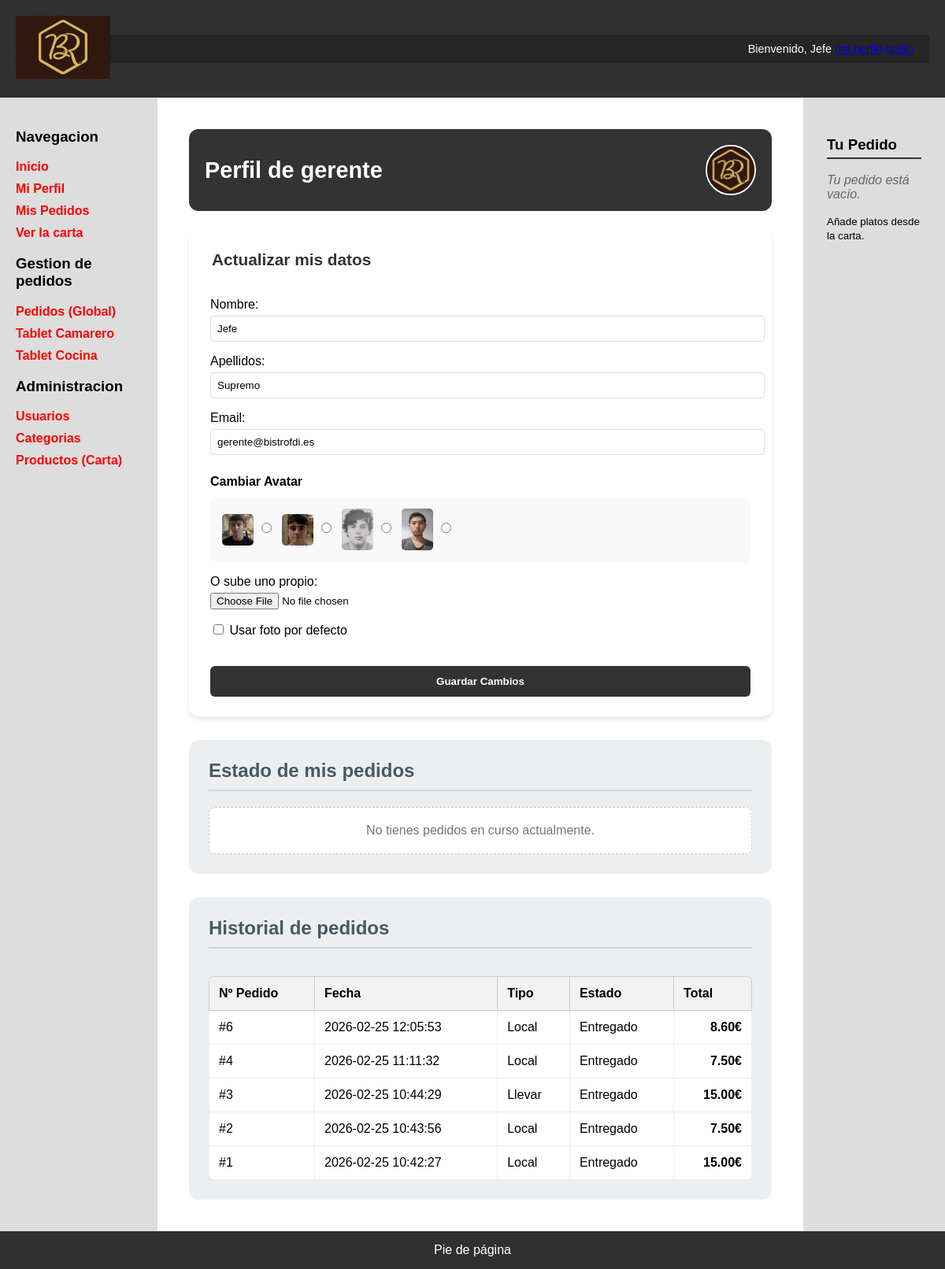
The app's page /perfil.php (signed in) with its own data.
### tables this page shows
CREATE TABLE `usuarios` (
  `id` int(11) NOT NULL,
  `nombreUsuario` varchar(30) NOT NULL,
  `password` varchar(70) NOT NULL,
  `avatar` varchar(255) DEFAULT 'default.png',
  `nombre` varchar(50) NOT NULL,
  `apellidos` varchar(100) NOT NULL,
  `email` varchar(100) NOT NULL,
  `rol` int(11) NOT NULL DEFAULT 1
);

CREATE TABLE `pedidos` (
  `id` int(11) NOT NULL,
  `id_usuario` int(11) NOT NULL,
  `numero_pedido` int(11) NOT NULL,
  `fecha` datetime DEFAULT current_timestamp(),
  `estado` enum('Recibido','En preparación','Cocinando','Listo cocina','Terminado','Entregado','Cancelado') NOT NULL DEFAULT 'Recibido',
  `tipo` enum('Local','Llevar') NOT NULL,
  `total` decimal(10,2) NOT NULL DEFAULT 0.00
);

### perfil.php (the view, shortened to what this page needs)
<?php
$conn = Aplicacion::getInstance()->getConexionBd();
$u = $conn->real_escape_string($_SESSION['nombreUsuario']);
$query = "SELECT * FROM usuarios WHERE nombreUsuario = '$u'";
$rs = $conn->query($query);
$datos = $rs->fetch_assoc();
$estilosExtra = ['perfil.css'];
$idUsuario = $datos['id'];
$estadosSeguimiento = "'En preparacion', 'Cocinando', 'Listo cocina', 'Terminado'";
$queryActivos = "SELECT * FROM pedidos WHERE id_usuario = $idUsuario AND estado IN ($estadosSeguimiento) ORDER BY fecha DESC";
$rsActivos = $conn->query($queryActivos);
$htmlActivos = "";
if ($rsActivos && $rsActivos->num_rows > 0) {
    while ($ped = $rsActivos->fetch_assoc()) {
        $htmlActivos .= "
        <div class='perfil-pedido-activo'>
            <div class='perfil-pedido-activo-header'>
                <strong class='perfil-pedido-activo-titulo'>Pedido #{$ped['numero_pedido']}</strong>
                <span class='perfil-pedido-activo-estado'>{$ped['estado']}</span>
            </div>
            <div class='perfil-pedido-activo-detalle'>
                <p><strong>Fecha:</strong> {$ped['fecha']}</p>
                <p><strong>Tipo:</strong> {$ped['tipo']}</p>
                <p class='perfil-pedido-activo-total'><strong>Total: " . number_format($ped['total'], 2) . "€</strong></p>
            </div>
        </div>";
    }
} else {
    $htmlActivos = "<div class='perfil-pedido-activo-vacio'>No tienes pedidos en curso actualmente.</div>";
}
$queryHistorial = "SELECT * FROM pedidos WHERE id_usuario = $idUsuario ORDER BY fecha DESC";
$rsHistorial = $conn->query($queryHistorial);
$htmlHistorial = "<table class='perfil-historial-tabla'>
    <thead class='perfil-historial-thead'>
        <tr>
            <th class='perfil-historial-th'>Nº Pedido</th>
            <th class='perfil-historial-th'>Fecha</th>
            <th class='perfil-historial-th'>Tipo</th>
            <th class='perfil-historial-th'>Estado</th>
            <th class='perfil-historial-th'>Total</th>
        </tr>
    </thead>
    <tbody>";
if ($rsHistorial && $rsHistorial->num_rows > 0) {
    while ($ped = $rsHistorial->fetch_assoc()) {
        $htmlHistorial .= "
        <tr class='perfil-historial-row'>
            <td class='perfil-historial-cell'>#{$ped['numero_pedido']}</td>
            <td class='perfil-historial-cell'>{$ped['fecha']}</td>
            <td class='perfil-historial-cell'>{$ped['tipo']}</td>
            <td class='perfil-historial-cell'>{$ped['estado']}</td>
            <td class='perfil-historial-cell perfil-historial-cell--total'>".number_format($ped['total'], 2)."€</td>
        </tr>";
    }
} else {
    $htmlHistorial .= "<tr><td colspan='5' class='perfil-historial-vacio'>No hay historial de pedidos.</td></tr>";
}
$htmlHistorial .= "</tbody></table>";
$avatares = ['alvar.jpg', 'ethan.jpg', 'yago.jpg', 'zhirun.jpg'];
$htmlAvatares = "";
foreach($avatares as $av) {
    $checked = ($datos['avatar'] == $av) ? "checked" : "";
    $htmlAvatares .= "<label class='perfil-avatar-opcion'><img src='img/avatares/$av'><input type='radio' name='avatar_pre' value='$av' $checked></label>";
}
$contenidoPrincipal = <<<EOS
    <div class="perfil-header">
        <h1 class="perfil-header-title">Perfil de {$datos['nombreUsuario']}</h1>
        <img src="img/avatares/{$datos['avatar']}" class="perfil-header-avatar">
    </div>
    <div class="perfil-layout">
        <div class="perfil-form-wrapper">
            <form action="procesarPerfil.php" method="POST" enctype="multipart/form-data">
                <fieldset class="perfil-fieldset">
                    <legend class="perfil-legend">Actualizar mis datos</legend>
                    <p>Nombre:<br><input type="text" name="nombre" value="{$datos['nombre']}" class="perfil-input-text"></p>
                    <p>Apellidos:<br><input type="text" name="apellidos" value="{$datos['apellidos']}" class="perfil-input-text"></p>
                    <p>Email:<br><input type="email" name="email" value="{$datos['email']}" class="perfil-input-text"></p>
                    <h4 class="perfil-avatar-title">Cambiar Avatar</h4>
                    <div class="perfil-avatar-box">$htmlAvatares</div>
                    <p>O sube uno propio:<br><input type="file" name="nueva_foto" class="perfil-file-input"></p>
                    <p class="perfil-checkbox"><input type="checkbox" name="borrar_foto"> Usar foto por defecto</p>
                    <button type="submit" name="actualizar" class="perfil-submit">Guardar Cambios</button>
                </fieldset>
            </form>
        </div>
        <div class="perfil-panels">
            <div class="perfil-panel">
                <h2 class="perfil-panel-title">Estado de mis pedidos</h2>
                <div>$htmlActivos</div>
            </div>
            <div class="perfil-panel">
                <h2 class="perfil-panel-title">Historial de pedidos</h2>
                <div class="perfil-historial-wrapper">$htmlHistorial</div>
            </div>
        </div>
    </div>
EOS;
require 'includes/vistas/plantillas/plantilla.php';

### includes/vistas/plantillas/plantilla.php (shortened to what this page needs)
<!DOCTYPE html>
<html lang="es">
	<head>
		<link rel="stylesheet" type="text/css" href="css/estilo.css?v=1.1">
		<?php
            if (isset($estilosExtra)) {
                foreach ($estilosExtra as $estilo) {
                    echo '<link rel="stylesheet" type="text/css" href="css/' . htmlspecialchars($estilo, ENT_QUOTES, 'UTF-8') . '" />';
                }
            }
		?>
	</head>
	<body>
		<div id="contenedor">
		<?php
			require('includes/vistas/comun/cabecera.php');
			require('includes/vistas/comun/sideBarIzq.php');
		?>
			<main>
				<article>
					<?= $contenidoPrincipal ?>
				</article>
			</main>
		<?php
			require('includes/vistas/comun/sidebarDer.php');
			require('includes/vistas/comun/pie.php');
		?>
		</div>
	</body>
</html>

### includes/vistas/comun/cabecera.php
<?php
function mostrarSaludo() {
    if (isset($_SESSION['login']) && ($_SESSION['login']===true)) {
        return "Bienvenido, {$_SESSION['nombre']}
                <a href='perfil.php'>(mi perfil)</a>
                <a href='logout.php'>(salir)</a>";
    } else {
        return "Usuario desconocido. <a href='login.php'>Login</a> <a href='registro.php'>Registro</a>";
    }
}
?>
<header>
	<a href="index.php" id="logo-enlace">
		<img src="img/Logo.png" alt="Ir al inicio" id="logo-cabecera" height="100">
	</a>
	<div class="saludo"><?= mostrarSaludo(); ?></div>
</header>

### includes/vistas/comun/sideBarIzq.php
<nav id="sidebarIzq">
    <h3>Navegacion</h3>
    <ul>
        <li><a href="index.php">Inicio</a></li>
        <?php if (isset($_SESSION['login']) && $_SESSION['login'] === true): ?>
            <li><a href="perfil.php">Mi Perfil</a></li>
            <li><a href="mis_pedidos.php">Mis Pedidos</a></li>
        <?php endif; ?>
        <li><a href="carta.php">Ver la carta</a></li>
    </ul>
    <?php
        $esAdmin = isset($_SESSION['esAdmin']) ? $_SESSION['esAdmin'] : false;
        $esCamarero = isset($_SESSION['esCamarero']) ? $_SESSION['esCamarero'] : false;
        $esCocinero = isset($_SESSION['esCocinero']) ? $_SESSION['esCocinero'] : false;
        $esPersonal = $esAdmin || $esCamarero || $esCocinero;
    ?>
    <?php if ($esPersonal): ?>
        <h3>Gestion de pedidos</h3>
        <ul>
            <li><a href="gestion_pedidos.php">Pedidos (Global)</a></li>
            <?php if ($esCamarero || $esAdmin): ?>
                <li><a href="tablet_camarero.php">Tablet Camarero</a></li>
            <?php endif; ?>
            <?php if ($esCocinero || $esAdmin): ?>
                <li><a href="tablet_cocina.php">Tablet Cocina</a></li>
            <?php endif; ?>
        </ul>
    <?php endif; ?>
    <?php if ($esAdmin): ?>
        <h3>Administracion</h3>
        <ul>
            <li><a href="admin_usuarios.php">Usuarios</a></li>
            <li><a href="admin_categorias.php">Categorias</a></li>
            <li><a href="admin_productos.php">Productos (Carta)</a></li>
        </ul>
    <?php endif; ?>
</nav>

### includes/vistas/comun/sideBarDer.php
<aside id="sidebarDer">
	<div id="mini-carrito">
    <h3 class="mini-carrito-titulo">Tu Pedido</h3>
    <?php
    if (isset($_SESSION['carrito']) && count($_SESSION['carrito']) > 0) {
        $totalArticulos = array_sum($_SESSION['carrito']);
        echo "<p>Tienes <strong>$totalArticulos</strong> artículos.</p>";
        echo '<a href="carrito.php" class="mini-carrito-boton">';
        echo 'Revisar y Pagar';
        echo '</a>';
        echo '<form action="procesar_carrito.php" method="POST" class="mini-carrito-form">';
        echo '<input type="hidden" name="accion" value="vaciar">';
        echo '<button type="submit" class="mini-carrito-vaciar">Vaciar carrito</button>';
        echo '</form>';
    } else {
        echo "<p class='mini-carrito-vacio'>Tu pedido está vacío.</p>";
        echo "<p><small>Añade platos desde la carta.</small></p>";
    }
    ?>
</div>
</aside>

### includes/vistas/comun/pie.php
<footer>
	Pie de página
</footer>

### CSS/estilo.css (style rules this page uses)
body { background-color: #CDCDCD; margin: 0; font-family: Arial, sans-serif; }
div#contenedor { width: 100%; max-width: 100%; margin: 0; display: flex; flex-wrap: wrap; background-color: #303030; }
header { width: 100%; padding: 20px; background-color: #303030; color: white; display: flex; justify-content: space-between; align-items: center; box-sizing: border-box; }
header img { height: 80px; }
div.saludo { width: 100%; text-align: right; padding: 10px 20px; background-color: #252525; color: white; font-size: 0.9em; box-sizing: border-box; }
nav { width: 200px; padding: 20px; background-color: #dddddd; box-sizing: border-box; flex-shrink: 0; }
main { flex: 1; padding: 40px; background-color: white; min-height: 800px; box-sizing: border-box; }
aside { width: 180px; padding: 20px; background-color: #dddddd; box-sizing: border-box; flex-shrink: 0; }
footer { width: 100%; padding: 15px; background-color: #303030; color: white; text-align: center; box-sizing: border-box; }
table { width: 100%; border-collapse: collapse; margin-top: 20px; }
th { background-color: #f2f2f2; padding: 12px; border: 1px solid #ccc; text-align: left; }
td { padding: 10px; border: 1px solid #eee; }
nav ul { list-style: none; padding: 0; }
nav a { text-decoration: none; color: red; font-weight: bold; display: block; margin: 10px 0; }
#mini-carrito { padding: 10px; }
.mini-carrito-titulo { border-bottom: 2px solid #303030; padding-bottom: 5px; }
.mini-carrito-vacio { color: #666; font-style: italic; }

### CSS/perfil.css (style rules this page uses)
.perfil-header { background: #333; color: white; padding: 20px; border-radius: 12px; margin-bottom: 25px; display: flex; justify-content: space-between; align-items: center; }
.perfil-header-title { margin: 0; font-size: 1.8em; }
.perfil-header-avatar { width: 60px; height: 60px; border-radius: 50%; border: 2px solid white; object-fit: cover; }
.perfil-layout { display: flex; gap: 30px; align-items: flex-start; flex-wrap: wrap; }
.perfil-form-wrapper { flex: 1; min-width: 300px; background: white; padding: 25px; border-radius: 12px; box-shadow: 0 4px 6px rgba(0,0,0,0.1); }
.perfil-fieldset { border: none; padding: 0; }
.perfil-legend { font-size: 1.3em; font-weight: bold; margin-bottom: 20px; color: #333; }
.perfil-input-text { width: 100%; padding: 8px; margin-top: 5px; border: 1px solid #ddd; border-radius: 4px; }
.perfil-avatar-title { margin: 25px 0 10px 0; }
.perfil-avatar-box { background: #f9f9f9; padding: 15px; border-radius: 8px; margin-bottom: 15px; }
.perfil-file-input { margin-top: 5px; }
.perfil-checkbox { margin-top: 15px; }
.perfil-submit { background: #333; color: white; border: none; padding: 12px 25px; border-radius: 6px; cursor: pointer; font-weight: bold; margin-top: 20px; width: 100%; }
.perfil-panels { flex: 2; min-width: 400px; display: flex; flex-direction: column; gap: 30px; }
.perfil-panel { background: #eceff1; padding: 25px; border-radius: 12px; }
.perfil-panel-title { margin-top: 0; color: #455a64; border-bottom: 2px solid #cfd8dc; padding-bottom: 10px; margin-bottom: 20px; }
.perfil-historial-wrapper { overflow-x: auto; }
.perfil-avatar-opcion { margin-right: 10px; cursor: pointer; }
.perfil-avatar-opcion img { width: 40px; vertical-align: middle; border-radius: 5px; margin-right: 5px; }
.perfil-pedido-activo-vacio { padding: 20px; background: white; border-radius: 8px; border: 1px dashed #ccc; text-align: center; color: #777; }
.perfil-historial-tabla { width: 100%; border-collapse: collapse; margin-top: 15px; background: white; border-radius: 8px; overflow: hidden; box-shadow: 0 2px 4px rgba(0,0,0,0.05); }
.perfil-historial-thead { background-color: #333; color: black; }
.perfil-historial-th { padding: 12px; text-align: left; }
.perfil-historial-row { border-bottom: 1px solid #eee; }
.perfil-historial-cell { padding: 12px; }
.perfil-historial-cell--total { padding: 12px; text-align: right; font-weight: bold; }

### records on screen
usuarios: nombreUsuario "gerente", avatar (picture), nombre "Jefe", apellidos "Supremo", email "gerente@bistrofdi.es"
pedidos: numero_pedido "6", fecha "2026-02-25 12:05:53", tipo "Local", estado "Entregado", total "8.60"
pedidos: numero_pedido "4", fecha "2026-02-25 11:11:32", tipo "Local", estado "Entregado", total "7.50"
pedidos: numero_pedido "3", fecha "2026-02-25 10:44:29", tipo "Llevar", estado "Entregado", total "15.00"
pedidos: numero_pedido "2", fecha "2026-02-25 10:43:56", tipo "Local", estado "Entregado", total "7.50"
pedidos: numero_pedido "1", fecha "2026-02-25 10:42:27", tipo "Local", estado "Entregado", total "15.00"

### other values on screen
$_SESSION['nombre'] "Jefe"
